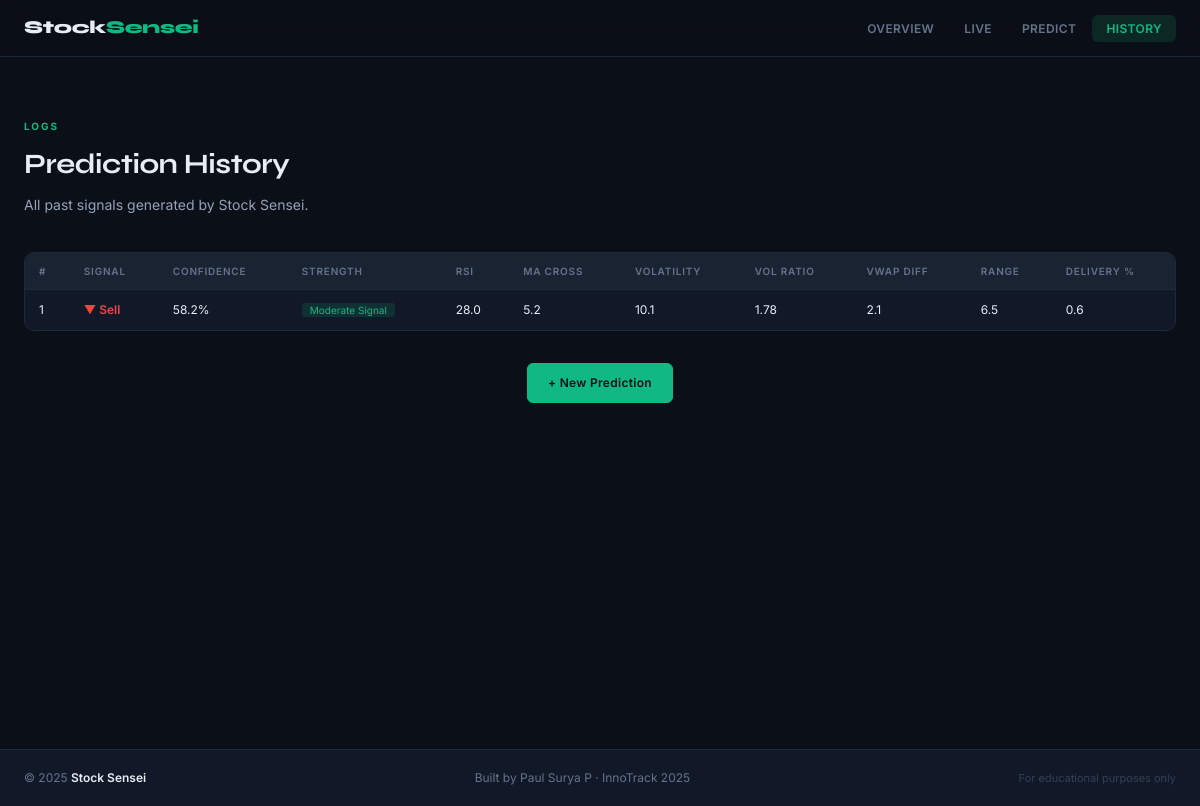
Page /history on the earlier database version.
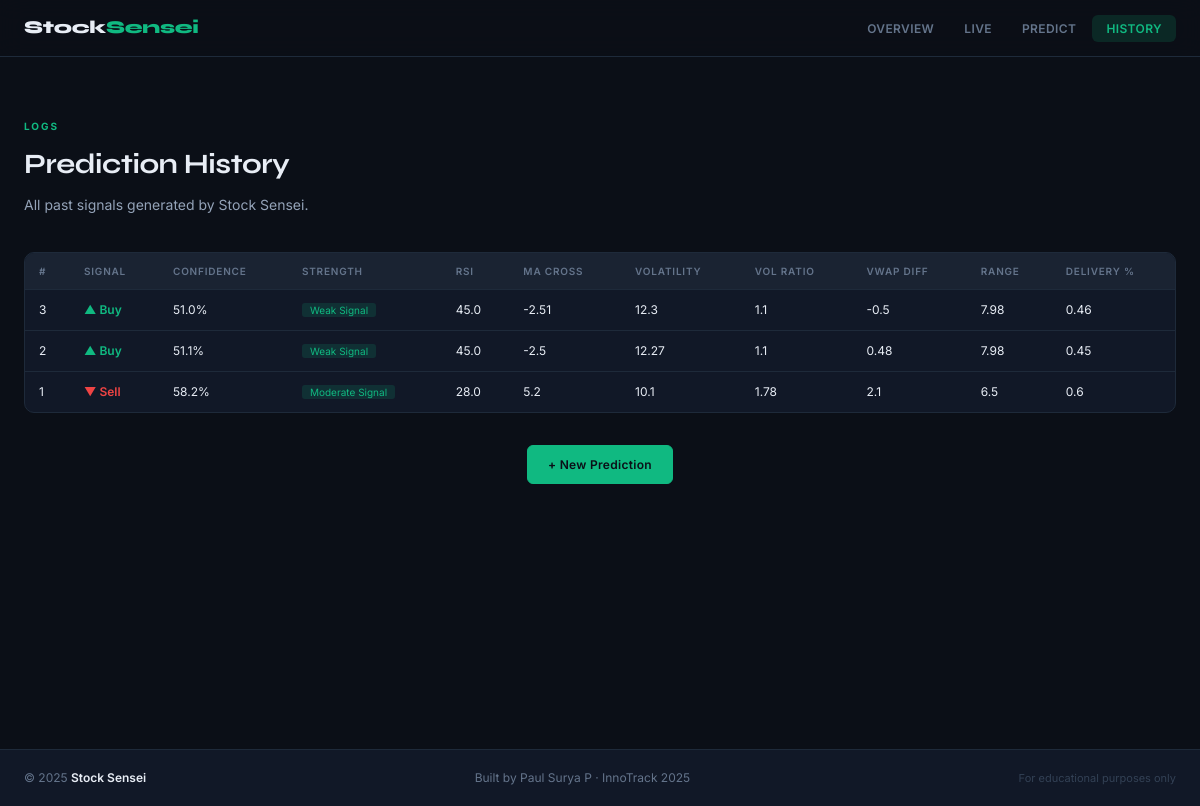
Same page on the later database version.
### tables this page shows
CREATE TABLE predictions (
            id            INTEGER PRIMARY KEY AUTOINCREMENT,
            rsi           REAL,
            ma_cross      REAL,
            volatility    REAL,
            volume_ratio  REAL,
            vwap_diff     REAL,
            daily_range   REAL,
            delivery_pct  REAL,
            signal        TEXT,
            confidence    TEXT,
            strength      TEXT,
            advice        TEXT
        );

### app.py (the view)
@app.route('/history')
def history():
    conn = sqlite3.connect(DB_PATH)
    c = conn.cursor()
    c.execute('SELECT * FROM predictions ORDER BY id DESC')
    rows = c.fetchall()
    conn.close()
    return render_template('history.html', rows=rows)

### templates/history.html (shortened to what this page needs)
{% extends "layout.html" %}
{% block content %}
<section class="section section-wide">
    <div class="section-header">
        <span class="section-label">Logs</span>
        <h2>Prediction History</h2>
        <p class="section-desc">All past signals generated by Stock Sensei.</p>
    </div>
    {% if rows %}
    <div class="table-responsive">
        <table class="data-table">
            <thead>
                <tr>
                    <th>#</th>
                    <th>Signal</th>
                    <th>Confidence</th>
                    <th>Strength</th>
                    <th>RSI</th>
                    <th>MA Cross</th>
                    <th>Volatility</th>
                    <th>Vol Ratio</th>
                    <th>VWAP Diff</th>
                    <th>Range</th>
                    <th>Delivery %</th>
                </tr>
            </thead>
            <tbody>
                {% for row in rows %}
                <tr>
                    <td class="dim">{{ row[0] }}</td>
                    <td>
                        {% if row[8] == 'Buy' %}
                        <span class="td-buy">&#9650; Buy</span>
                        {% else %}
                        <span class="td-sell">&#9660; Sell</span>
                        {% endif %}
                    </td>
                    <td>{{ row[9] }}</td>
                    <td><span class="td-strength">{{ row[10] }}</span></td>
                    <td>{{ row[1] }}</td>
                    <td>{{ row[2] }}</td>
                    <td>{{ row[3] }}</td>
                    <td>{{ row[4] }}</td>
                    <td>{{ row[5] }}</td>
                    <td>{{ row[6] }}</td>
                    <td>{{ row[7] }}</td>
                </tr>
                {% endfor %}
            </tbody>
        </table>
    </div>
    {% endif %}
    <div class="section-foot">
        <a href="/predict" class="btn btn-primary">+ New Prediction</a>
    </div>
</section>
{% endblock %}

Differences in the rows shown:
added predictions: id "3", signal "▲ Buy", confidence "51.0%", strength "Weak Signal", rsi "45.0", ma_cross "-2.51", volatility "12.3", volume_ratio "1.1", vwap_diff "-0.5", daily_range "7.98", delivery_pct "0.46"
added predictions: id "2", signal "▲ Buy", confidence "51.1%", strength "Weak Signal", rsi "45.0", ma_cross "-2.5", volatility "12.27", volume_ratio "1.1", vwap_diff "0.48", daily_range "7.98", delivery_pct "0.45"
